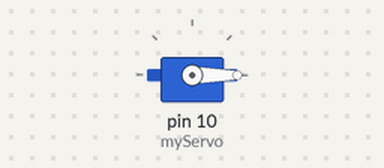
Recording of a sketch running on a simulated Arduino Uno, built with avr-gcc and run on an emulated ATmega328P. Parts: servo.

Above: at 0.05 s.
At 4.25 s:
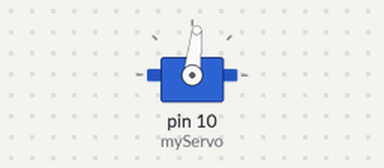
At 8.55 s:
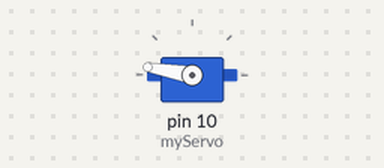
At 17.05 s:
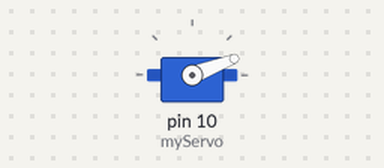
Timing chart, 0 to 23.6 s (numbered marks = the images above):
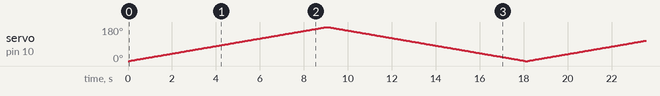

The sketch:

Sweep__Rotate_from_0_to_180_and_from_180_to_0_.ino
```cpp
#include <Servo.h>

Servo myServo;  //Create an Object of Servo Named myServo (Customised name can be changed)

void setup()
{
  myServo.attach(10);  //a pwm pin
}

void loop()
{
  for(int i=0;i<=180;i++){
    myServo.write(i);
    delay(50);
  }
  for(int i=180;i>=0;i--){
    myServo.write(i);
    delay(50);
  }
}
```
